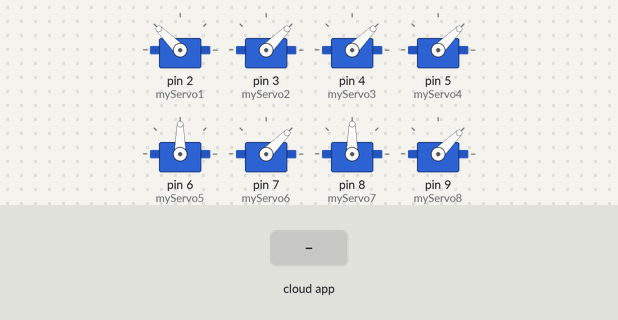
Bench run of a sketch on a simulated Arduino Uno, built with avr-gcc and run on an emulated ATmega328P. Shown: 8 × servo. The test bench sets the inputs (shaded band). The RemoteXY app is connected.

Above: at 1.2 s.
1.3 s: the phone or cloud app sets button_1 to 1
At 1.76 s:
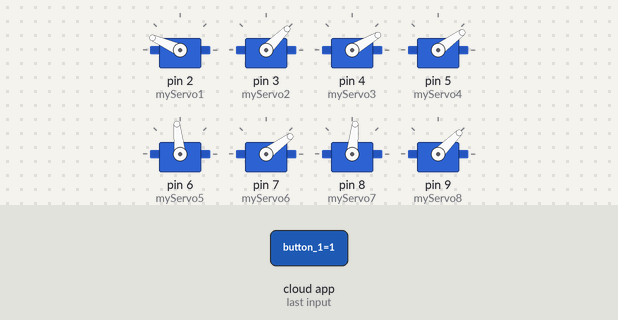
4.3 s: the phone or cloud app sets button_3 to 1
At 4.64 s:
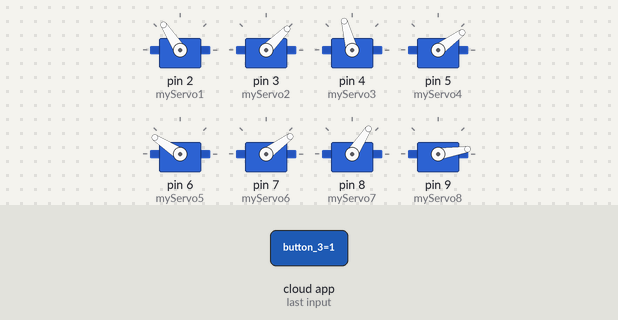
10.3 s: the phone or cloud app sets button_4 to 1
At 11.03 s:
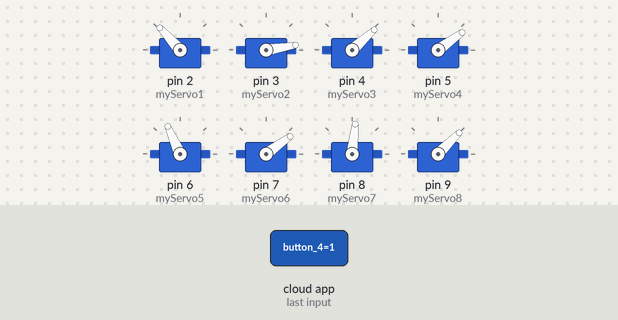
13.3 s: the phone or cloud app sets button_1 to 0
19.3 s: the phone or cloud app sets button_4 to 0
At 19.66 s:
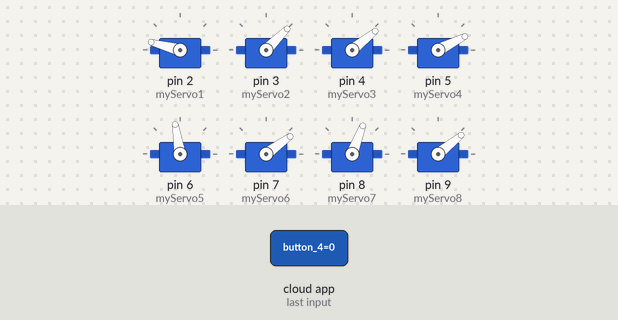
22.3 s: the phone or cloud app sets button_2 to 1
Timing chart, 0 to 28.3 s (numbered marks = the images above; inputs shaded):
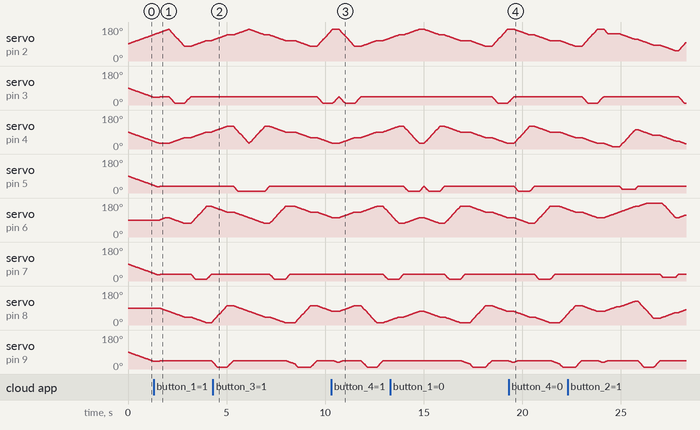

The sketch:

meped_alexey.ino
```cpp
//====================================================================================
//
//  Program for controlling a mePed Robot using the RemoteXY app on a mobile phone
//  or tablet written by Alexey Butov (www.alexeybutov.wix.com/roboset).
//
//  The mePed is an open source quadruped robot designed by Scott Pierce of
//  Spierce Technologies (https://spiercetech.com/shop/content/8-meped)
//
//  RemoteXY is a paid mobile app that is independently developed by Evgeny Shemanuev
//  and can be found at www.remotexy.com.
//
//====================================================================================


/////////////////////////////////////////////
//        RemoteXY include library         //
//   use ANDROID app version 3.2.1 or up   //
/////////////////////////////////////////////

#define REMOTEXY_MODE__SERIAL
#include <RemoteXY.h>
#define REMOTEXY_SERIAL Serial
#define REMOTEXY_SERIAL_SPEED 9600

/* RemoteXY configurate  */
unsigned char RemoteXY_CONF[] =
  { 6,22,112,0,3,5,1,0,38,16
  ,22,22,2,94,0,1,0,16,29,21
  ,21,2,60,0,1,0,39,40,21,21
  ,2,86,0,1,0,61,29,21,21,2
  ,62,0,4,0,2,12,9,45,1,4
  ,0,86,13,9,45,1,67,4,1,8
  ,20,6,2,11,67,4,79,9,20,6
  ,2,11,129,0,1,1,28,6,9,208
  ,161,208,186,208,190,209,128,208,190,209
  ,129,209,130,209,140,0,129,0,76,1
  ,22,6,9,208,146,209,139,209,129,208
  ,190,209,130,208,176,0 };

/* this structure defines all the variables of your control interface */
struct {
  /* input variable */
  unsigned char button_1; // = 1 if button pressed, else =0
  unsigned char button_3; // = 1 if button pressed, else =0
  unsigned char button_2; // = 1 if button pressed, else =0
  unsigned char button_4; // = 1 if button pressed, else =0
  signed   char slider_1; // = 0..100 slider position
  signed   char slider_2; // = 0..100 slider position

  /* output variable */
  char text_1[11];  // string end zero UNICODE
  char text_2[11];  // string end zero UNICODE

  /* other variable */
  unsigned char connect_flag;  // = 1 if wire connected, else =0

} RemoteXY;

/////////////////////////////////////////////
//           END RemoteXY include          //
/////////////////////////////////////////////

#include <Servo.h>

//Define 8 Servos
Servo myServo1; // Front Left Pivot Servo
Servo myServo2; // Front Left Lift Servo
Servo myServo3; // Back Left Pivot Servo
Servo myServo4; // Back Left Lift Servo
Servo myServo5; // Back Right Pivot Servo
Servo myServo6; // Back Right Lift Servo
Servo myServo7; // Front Right Pivot Servo
Servo myServo8; // Front Right Lift Servo

void setup()
{
  RemoteXY_Init ();  // Initialize RemoteXY Interface

  // Attach servos to Arduino Pins
  myServo1.attach(2);
  myServo2.attach(3);
  myServo3.attach(4);
  myServo4.attach(5);
  myServo5.attach(6);
  myServo6.attach(7);
  myServo7.attach(8);
  myServo8.attach(9);

  Serial.begin(9600);  // Set Serial Baud Rate/Speed
}//setup

// calibration
int da =  0 - 30,
    db =  0 + 30,
    dc =  0 - 30,
    dd =  0 + 30;

// servo initial positions + calibration
int a90  = (90  + da),
    a120 = (120 + da),
    a150 = (150 + da),
    a180 = (180 + da);

int b0   = (0   + db),
    b30  = (30  + db),
    b60  = (60  + db),
    b90  = (90  + db);

int c90  = (90  + dc),
    c120 = (120 + dc),
    c150 = (150 + dc),
    c180 = (180 + dc);

int d0   = (0   + dd),
    d30  = (30  + dd),
    d60  = (60  + dd),
    d90  = (90  + dd);

// start points for servo
int s11 = 90; // Front Left Pivot Servo
int s12 = 90; // Front Left Lift Servo
int s21 = 90; // Back Left Pivot Servo
int s22 = 90; // Back Left Lift Servo
int s31 = 90; // Back Right Pivot Servo
int s32 = 90; // Back Right Lift Servo
int s41 = 90; // Front Right Pivot Servo
int s42 = 90; // Front Right Lift Servo

int f    = 0;
int b    = 0;
int l    = 0;
int r    = 0;
int spd  = 25;  // Speed of walking motion
int high = 0;   // How high the robot is standing

//== Loop ==============================================================================

void loop()
{
  RemoteXY_Handler ();

  if (RemoteXY.button_1 || RemoteXY.button_2 || RemoteXY.button_3 || RemoteXY.button_4)
  {
    if (RemoteXY.button_1 == 1)
      forward();

    if (RemoteXY.button_2 == 1)
      back();

    if (RemoteXY.button_3 == 1)
      turn_left();

    if (RemoteXY.button_4 == 1)
      turn_right();
  }

  else
    srv(a180,b0,c120,d60,42,33,33,42,1,1,1,1);

  // speed slider display
  spd = RemoteXY.slider_1;
  spd = map(spd,0,100,25,5);
  spd = constrain(spd,5,25);

  // high slider display
  high = RemoteXY.slider_2;
  high = map(high,0,100,1,15);
  high = constrain(high,1,15);

  itoa (map(spd,5,25,25,5) , RemoteXY.text_1, 10);
  itoa (high, RemoteXY.text_2, 10);

}//loop

//== Forward ==============================================================================

void forward()
{
  // calibration
  da = -6-6;
  db = 6+24;
  dc = 6-24;
  dd = 6+6;

  // calculation of points
  a90=(90+da), a120=(120+da), a150=(150+da), a180=(180+da);
  b0=(0+db),   b30=(30+db),  b60=(60+db),   b90=(90+db);
  c90=(90+dc), c120=(120+dc), c150=(150+dc), c180=(180+dc);
  d0=(0+dd),   d30=(30+dd),  d60=(60+dd),   d90=(90+dd);

  // set servo positions and speeds needed to walk forward one step
  srv(a180, b0 ,c120,  d60, 42, 33, 33, 42, 1, 3, 1, 1);
  srv( a90, b30, c90,  d30, 6,  33, 33, 42, 3, 1, 1, 1);
  srv( a90, b30, c90,  d30, 42, 33, 33, 42, 3, 1, 1, 1);
  srv(a120, b60, c180, d0,  42, 33, 6,  42, 1, 1, 3, 1);
  srv(a120, b60, c180, d0,  42, 33, 33, 42, 1, 1, 3, 1);
  srv(a150, b90, c150, d90, 42, 33, 33, 6,  1, 1, 1, 3);
  srv(a150, b90, c150, d90, 42, 33, 33, 42, 1, 1, 1, 3);
  srv(a180, b0,  c120, d60, 42, 6,  33, 42, 1, 3, 1, 1);
}

//== Back ==================================================================================

void back ()
{
  // calibration
  da=-6-30, db=6+6, dc=6+6, dd=6+30;

  // calculation of points
  a90=(90+da), a120=(120+da), a150=(150+da), a180=(180+da);
  b0=(0+db),   b30=(30+db),  b60=(60+db),   b90=(90+db);
  c90=(90+dc), c120=(120+dc), c150=(150+dc), c180=(180+dc);
  d0=(0+dd),   d30=(30+dd),  d60=(60+dd),   d90=(90+dd);

  // set servo positions and speeds needed to walk backward one step
  srv(a180, b0,  c120, d60, 42, 33, 33, 42, 3,  1, 1, 1);
  srv(a150, b90, c150, d90, 42, 18, 33, 42, 1,  3, 1, 1);
  srv(a150, b90, c150, d90, 42, 33, 33, 42, 1,  3, 1, 1);
  srv(a120, b60, c180, d0,  42, 33, 33, 6,  1,  1, 1, 3);
  srv(a120, b60, c180, d0,  42, 33, 33, 42, 1,  1, 1, 3);
  srv(a90,  b30, c90,  d30, 42, 33, 18, 42, 1,  1, 3, 1);
  srv(a90,  b30, c90,  d30, 42, 33, 33, 42, 1,  1, 3, 1);
  srv(a180, b0,  c120, d60, 6,  33, 33, 42, 3,  1, 1, 1);
}

//== Left =================================================================================

void turn_left ()
{
  srv(a150,  b90, c90,  d30, 42, 6,  33, 42, 1, 3, 1, 1);
  srv(a150,  b90, c90,  d30, 42, 33, 33, 42, 1, 3, 1, 1);
  srv(a120,  b60, c180, d0,  42, 33, 6,  42, 1, 1, 3, 1);
  srv(a120,  b60, c180, d0,  42, 33, 33, 24, 1, 1, 3, 1);
  srv(a90,   b30, c150, d90, 42, 33, 33, 6,  1, 1, 1, 3);
  srv(a90,   b30, c150, d90, 42, 33, 33, 42, 1, 1, 1, 3);
  srv(a180,  b0,  c120, d60, 6,  33, 33, 42, 3, 1, 1, 1);
  srv(a180,  b0,  c120, d60, 42, 33, 33, 33, 3, 1, 1, 1);
}

//== Right ================================================================================

void turn_right ()
{
  srv( a90, b30, c150, d90, 6,  33, 33, 42, 3, 1, 1, 1);
  srv( a90, b30, c150, d90, 42, 33, 33, 42, 3, 1, 1, 1);
  srv(a120, b60, c180, d0,  42, 33, 33, 6,  1, 1, 1, 3);
  srv(a120, b60, c180, d0,  42, 33, 33, 42, 1, 1, 1, 3);
  srv(a150, b90, c90,  d30, 42, 33, 6,  42, 1, 1, 3, 1);
  srv(a150, b90, c90,  d30, 42, 33, 33, 42, 1, 1, 3, 1);
  srv(a180, b0,  c120, d60, 42, 6,  33, 42, 1, 3, 1, 1);
  srv(a180, b0,  c120, d60, 42, 33, 33, 42, 1, 3, 1, 1);
}

//== Srv ==================================================================================

void srv( int  p11, int p21, int p31, int p41, int p12, int p22, int p32, int p42, int sp1, int sp2, int sp3, int sp4)
{

  // p11: Front Left Pivot Servo
  // p21: Back Left Pivot Servo
  // p31: Back Right Pivot Servo
  // p41: Front Right Pivot Servo
  // p12: Front Left Lift Servo
  // p22: Back Left Lift Servo
  // p32: Back Right Lift Servo
  // p42: Front Right Lift Servo
  // sp1: Speed 1
  // sp2: Speed 2
  // sp3: Speed 3
  // sp4: Speed 4

  // Multiply lift servo positions by manual height adjustment
  p12 = p12 + high * 3;
  p22 = p22 + high * 3;
  p32 = p32 + high * 3;
  p42 = p42 + high * 3;

  while((s11 != p11) || (s21 != p21) || (s31 != p31) || (s41 != p41) || (s12 != p12) || (s22 != p22) || (s32 != p32) || (s42 != p42))
  {
    // Front Left Pivot Servo
    if (s11 < p11)        // if start position is less than programmed position
      s11 = s11 + sp1;    // set start position equal to start position plus speed constant
    if (s11 > p11)        // if start position is greater than programmed position
      s11 = s11 - sp1;    // set start position equal to start position minus speed constant

    // Back Left Pivot Servo
    if (s21 < p21)
      s21 = s21 + sp2;
    if (s21 > p21)
      s21 = s21 - sp2;

    // Back Right Pivot Servo
    if (s31 < p31)
      s31 = s31 + sp3;
    if (s31 > p31)
      s31 = s31 - sp3;

    // Front Right Pivot Servo
    if (s41 < p41)
      s41 = s41 + sp4;
    if (s41 > p41)
      s41 = s41 - sp4;

    // Front Left Lift Servo
    if (s12 < p12)
      s12 = s12 + sp1;
    if (s12 > p12)
      s12 = s12 - sp1;

    // Back Left Lift Servo
    if (s22 < p22)
      s22 = s22 + sp2;
    if (s22 > p22)
      s22 = s22 - sp2;

    // Back Right Lift Servo
    if (s32 < p32)
      s32 = s32 + sp3;
    if (s32 > p32)
      s32 = s32 - sp3;

    // Front Right Lift Servo
    if (s42 < p42)
      s42 = s42 + sp4;
    if (s42 > p42)
      s42 = s42 - sp4;

    // Write Pivot Servo Values
    myServo1.write(s11);
    myServo3.write(s21);
    myServo5.write(s31);
    myServo7.write(s41);

    // Write Lift Servos Values
    myServo2.write(s12);
    myServo4.write(s22);
    myServo6.write(s32);
    myServo8.write(s42);

    RemoteXY_Handler (); // Get next command from RemoteXY if available
    delay(spd); // Delay before next movement

  }//while
} //srv
```

Measured:
- after the input at 19.3 s, servo on pin 3 (myServo2): goes on until 19.6 s, then stays 45°
